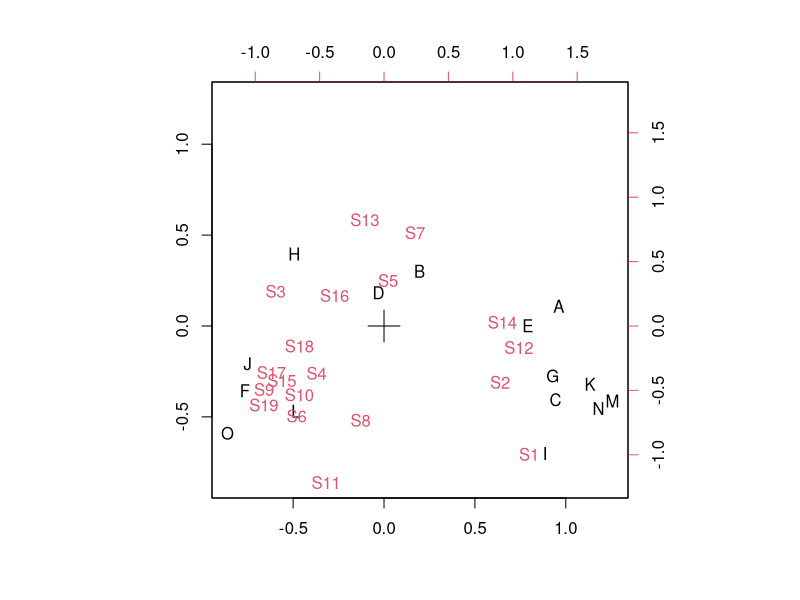

Here is the R script that generated this plot:
library(MASS)


### Name: waders
### Title: Counts of Waders at 15 Sites in South Africa
### Aliases: waders
### Keywords: datasets

### ** Examples

plot(corresp(waders, nf=2))
